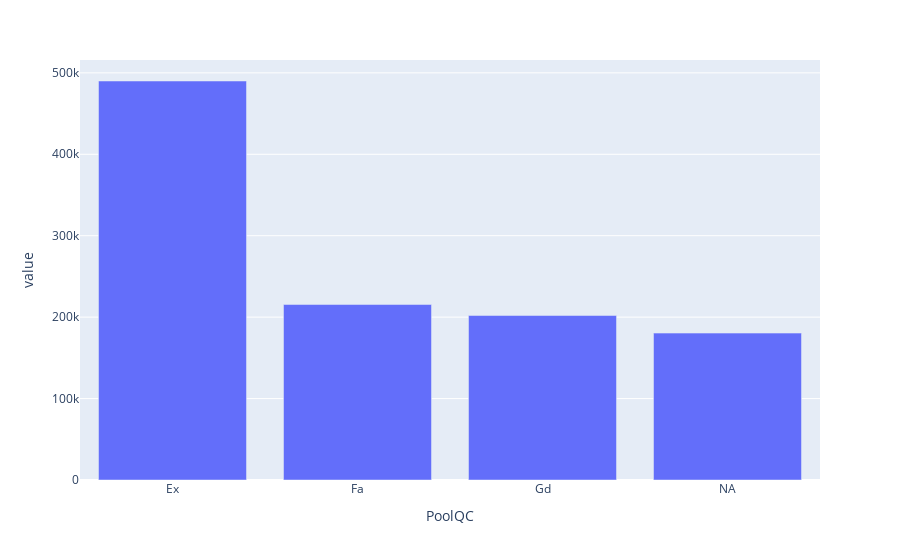

The cell this chart's notebook holds for it:
### Code cell
fig = px.bar(df_combined.groupby('PoolQC',dropna=False).agg({'SalePrice':'mean'}))
fig.update_layout(showlegend=False).show()

### Figure 1 — Plotly figure (JSON) as saved in the notebook; plotly's stock layout.template omitted (floating-point values rounded to 4 significant figures)
{"data": [{"alignmentgroup": "True", "hovertemplate": "variable=SalePrice<br>PoolQC=%{x}<br>value=%{y}<extra></extra>", "legendgroup": "SalePrice", "marker": {"color": "#636efa"}, "name": "SalePrice", "offsetgroup": "SalePrice", "orientation": "v", "showlegend": true, "textposition": "auto", "type": "bar", "x": ["Ex", "Fa", "Gd", "NA"], "xaxis": "x", "y": [490000, 215500, 201990, 180400.0], "yaxis": "y"}], "layout": {"autosize": true, "barmode": "relative", "legend": {"title": {"text": "variable"}, "tracegroupgap": 0}, "margin": {"t": 60}, "showlegend": false, "xaxis": {"anchor": "y", "autorange": true, "domain": [0, 1], "range": [-0.5, 3.5], "title": {"text": "PoolQC"}, "type": "category"}, "yaxis": {"anchor": "x", "autorange": true, "domain": [0, 1], "range": [0, 515800.0], "title": {"text": "value"}, "type": "linear"}}}
